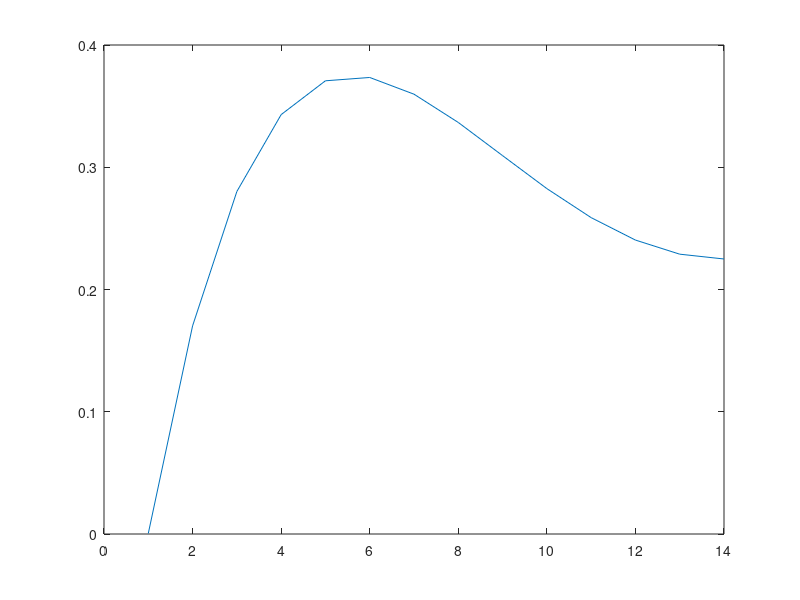

Reproduce this figure in MATLAB. (Note: this script raises an error after producing the figure.)
clear all; close all ; clc
N = 12;
Tstop = 2;
Xlength = 1/2; %Given from previous task 
deltaX = (Xlength-0)/(N+1);
deltaT = 1/10*deltaX^2;


A =  diag(-2*ones(1,N)) + diag(1*ones(1,(N)-1),1) + diag(1*ones(1,(N)-1),-1);
A = 1/deltaX^2*A;
A(N+1,N)=1/deltaX^2*2;
A(N+1,N+1)=1/deltaX^2*-2;
A(N,N+1)=1/deltaX^2;
A=A*1/4;
A=sparse(A);
%%
%Explicit euler, U0=0

U=zeros(1,N+1);
U=U';
AppendedArray=[];
AppendedArray=[AppendedArray,U];
tau=deltaT;
B=zeros(1,N+1);
FirstRow=[];
FirstRow=[FirstRow,0];
for i=2:Tstop/deltaT
    if tau<1;
        B(1)=1/4*sin(pi*tau)/deltaX^2;
        C=sin(pi*tau);
    else;
        B=zeros(1,N+1);
        C=0;
    end
     U=U+1/4*(deltaT*(A*U+B'));
     AppendedArray=[AppendedArray, U];
     
     FirstRow=[FirstRow,C];
     tau=tau+deltaT;
end


AppendedArray=[FirstRow; AppendedArray];
mesh(AppendedArray)

%% Plott
Valfor1=round(Tstop/deltaT/2);
plot(AppendedArray(:,Valfor1))

%plot(AppendedArray(1,:))
hold on
%plot(AppendedArray(N,:))

%% ODE solver


tspan=[0,2];
y0=zeros(1,N+1);
zeross=zeros(1,N);
Bfunc= @(t,x) [func(t,deltaX),zeross];
opts = odeset('Jacobian',A);%,'AbsTol',1e-8);
%opts = odeset('AbsTol',1e-8);
tic
[t,y]= ode23s(@(t,x) A*x+1/4*Bfunc(t,x)',tspan,y0,opts);
toc
Timesteps=length(t)
plot(t,y)











